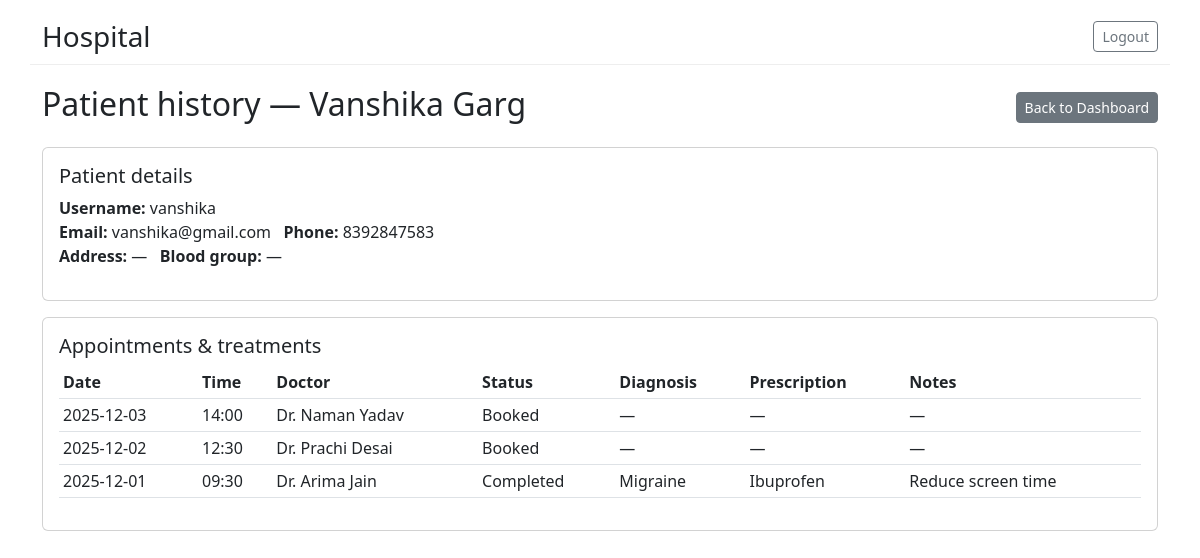
Page /doctor/patient/1 (signed in) on the committed database.
### tables this page shows
CREATE TABLE users (
      id INTEGER PRIMARY KEY AUTOINCREMENT,
      username TEXT UNIQUE NOT NULL,
      password_hash TEXT NOT NULL,
      role TEXT NOT NULL CHECK(role IN ('admin','doctor','patient')),
      full_name TEXT, email TEXT, phone TEXT, is_active INTEGER DEFAULT 1
    );

CREATE TABLE appointments (
      id INTEGER PRIMARY KEY AUTOINCREMENT,
      patient_id INTEGER NOT NULL,
      doctor_id INTEGER NOT NULL,
      date TEXT NOT NULL,
      time TEXT NOT NULL,
      end_time TEXT,
      status TEXT NOT NULL DEFAULT 'Booked' CHECK(status IN ('Booked','Completed','Cancelled')),
      created_at TEXT NOT NULL,
      FOREIGN KEY(patient_id) REFERENCES patients(id),
      FOREIGN KEY(doctor_id) REFERENCES doctors(id)
    );

CREATE TABLE treatments (
      id INTEGER PRIMARY KEY AUTOINCREMENT,
      appointment_id INTEGER UNIQUE NOT NULL,
      diagnosis TEXT, prescription TEXT, notes TEXT,
      FOREIGN KEY(appointment_id) REFERENCES appointments(id)
    );

### app.py (the view)
@app.route("/doctor/patient/<int:patient_id>")
@login_required(role="doctor")
def doctor_view_patient(patient_id):
    db = get_db()
    user_id = session["user_id"]
    doc = db.execute("SELECT * FROM doctors WHERE user_id = ?", (user_id,)).fetchone()
    if not doc:
        flash("Doctor not found.", "danger")
        return redirect(url_for("logout"))
    patient = db.execute("""
        SELECT p.id AS patient_internal_id, u.id AS user_id, u.username, u.full_name, u.email, u.phone,
               p.address, p.blood_group, p.emergency_contact
        FROM patients p
        JOIN users u ON p.user_id = u.id
        WHERE p.id = ?
    """, (patient_id,)).fetchone()
    if not patient:
        flash("Patient not found.", "danger")
        return redirect(url_for("doctor_dashboard"))
    appointments = db.execute("""
        SELECT t.id AS treatment_id, t.diagnosis, t.prescription, t.notes,
               a.date AS appt_date, a.time AS appt_time, a.status,
               u2.full_name AS doctor_name
        FROM appointments a
        LEFT JOIN treatments t ON t.appointment_id = a.id
        LEFT JOIN doctors d2 ON a.doctor_id = d2.id
        LEFT JOIN users u2 ON d2.user_id = u2.id
        WHERE a.patient_id = ?
        ORDER BY a.date DESC, a.time DESC
    """, (patient_id,)).fetchall()
    return render_template("doctor_view_patient.html", patient=patient, appointments=appointments)

### app.py (called while the page is built, shortened)
def get_db():
    if "db" not in g:
        g.db = sqlite3.connect(DB_PATH, detect_types=sqlite3.PARSE_DECLTYPES)
        g.db.row_factory = sqlite3.Row
    return g.db

def login_required(role=None):
    from functools import wraps
    def decorator(f):
        @wraps(f)
        def wrapped(*args, **kwargs):
            if "user_id" not in session:
                return redirect(url_for("login"))
            return f(*args, **kwargs)
        return wrapped
    return decorator

### templates/doctor_view_patient.html
{% extends "base.html" %}
{% block content %}
<div class="d-flex justify-content-between align-items-center mb-3">
  <h2>Patient history — {{ patient.full_name }}</h2>
  <div><a href="{{ url_for('doctor_dashboard') }}" class="btn btn-secondary btn-sm">Back to Dashboard</a></div>
</div>
<div class="card mb-3 p-3">
  <h5>Patient details</h5>
  <p>
    <strong>Username:</strong> {{ patient.username }}<br>
    <strong>Email:</strong> {{ patient.email or '—' }} &nbsp;
    <strong>Phone:</strong> {{ patient.phone or '—' }} <br>
    <strong>Address:</strong> {{ patient.address or '—' }} &nbsp;
    <strong>Blood group:</strong> {{ patient.blood_group or '—' }}
  </p>
</div>
<div class="card">
  <div class="card-body">
    <h5 class="card-title">Appointments & treatments</h5>
    {% if appointments %}
      <table class="table table-sm">
        <thead>
          <tr><th>Date</th><th>Time</th><th>Doctor</th><th>Status</th><th>Diagnosis</th><th>Prescription</th><th>Notes</th></tr>
        </thead>
        <tbody>
          {% for a in appointments %}
            <tr>
              <td>{{ a.appt_date }}</td>
              <td>{{ a.appt_time }}</td>
              <td>{{ a.doctor_name }}</td>
              <td>{{ a.status }}</td>
              <td>{{ a.diagnosis or '—' }}</td>
              <td>{{ a.prescription or '—' }}</td>
              <td>{{ a.notes or '—' }}</td>
            </tr>
          {% endfor %}
        </tbody>
      </table>
    {% else %}
      <div class="alert alert-info">No history available.</div>
    {% endif %}
  </div>
</div>
{% endblock %}

### templates/base.html (style rules this page uses)
body { padding-top: 20px; }

### rows in the picture
users: full_name "Vanshika Garg", username "vanshika", email "vanshika@gmail.com", phone "8392847583"
users: appt_date "2025-12-03", appt_time "14:00", doctor_name "Dr. Naman Yadav", status "Booked", diagnosis "—", prescription "—", notes "—"
users: appt_date "2025-12-02", appt_time "12:30", doctor_name "Dr. Prachi Desai", status "Booked", diagnosis "—", prescription "—", notes "—"
treatments: appt_date "2025-12-01", appt_time "09:30", doctor_name "Dr. Arima Jain", status "Completed", diagnosis "Migraine", prescription "Ibuprofen", notes "Reduce screen time"

### other values in the picture
{{ patient.address or '—' }} "—"
{{ patient.blood_group or '—' }} "—"
